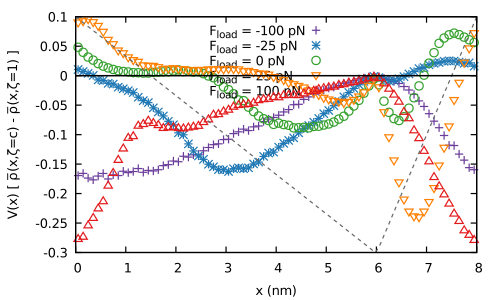

Recreate this plot in gnuplot.
#!/usr/bin/gnuplot
set term pdfcairo enhanced linewidth 1.75 font ",14"
set output "chem_energy_distr_all_F.pdf" 

load "Data/my.pal"

set xlabel "x (nm)"
set ylabel "V(x) [ ~{/Symbol r}\342\200\276 (x,{/Symbol z}=c) - ~{/Symbol r}\342\200\276 (x,{/Symbol z}=1) ]"

set key top left Left width -4    

unset x2tics 
unset y2tics

#set arrow 1 from 6.,graph(0,0) to 6.,graph(1,1) lt 0 lw 1.25 lc rgb "black" nohead 

sign(x) = x==0 ? 0 : x/abs(x)

V(x) = x<2. ? 40.*x/2. : 40.*(8.-x)/6.
shift(x) = x<0 ? shift(x+8) : (x>8 ? shift(x-8) : x)

f = "-100 -25 0 25 100"
color = "1 3 6 10 8"

c = 0.3
dE = 30.4
kbind = 40.
kunbind = 80.

plot [0:8][:] \
     for [i=1:5] sprintf("< paste Data/pos_distr_F=%s_attached.dat Data/pos_distr_F=%s_detached.dat", word(f,i), word(f,i)) u (shift($1+6)):((dE - (1.-c) * V($1))*(kbind*$2-kunbind*$5)) title sprintf("F_{load} = %s pN", word(f,i)) w points ls word(color,i) \
    , V(shift(x-6)) axis x1y2 lt rgb "#666666" dashtype "-" notitle \
    , 0 lt rgb "black" lw 1.25 notitle 
